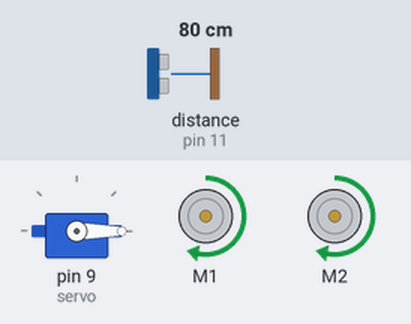
Bench run of a sketch on a simulated Arduino Uno, built with avr-gcc and run on an emulated ATmega328P. Shown: servo, 2 × DC motor (green arrow = forward, orange = backward, longer = faster). Wiring (inferred from the names in the program): ultrasonic range finder: trigger pin 10; echo pin 11. The inputs (shaded band) are chosen by the test bench; at power-on: distance to the obstacle (sensor on pin 11) 80 cm. The echo pulse lasts 58.3 µs per cm.

Above: at 1.8 s.
1.9 s: distance to the obstacle (sensor on pin 11) set to 64 cm
3.4 s: distance to the obstacle (sensor on pin 11) set to 57 cm
At 5.0 s:
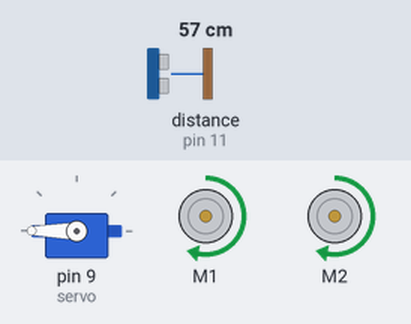
5.5 s: distance to the obstacle (sensor on pin 11) set to 34 cm
7.2 s: distance to the obstacle (sensor on pin 11) set to 27 cm
At 8.5 s:
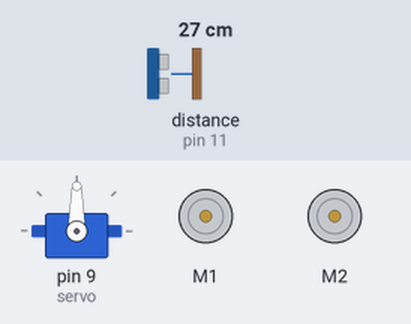
9.5 s: distance to the obstacle (sensor on pin 11) set to 35 cm
At 11.2 s:
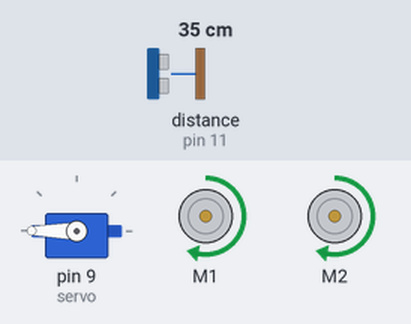
11.5 s: distance to the obstacle (sensor on pin 11) set to 2 cm
At 13.1 s:
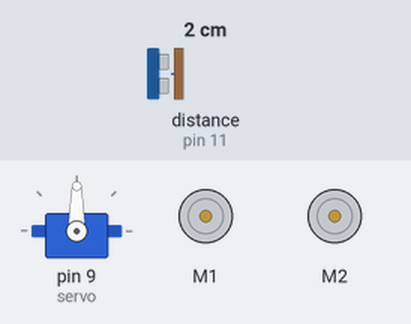
Timing chart, 0 to 14.5 s (numbered marks = the images above; inputs shaded):
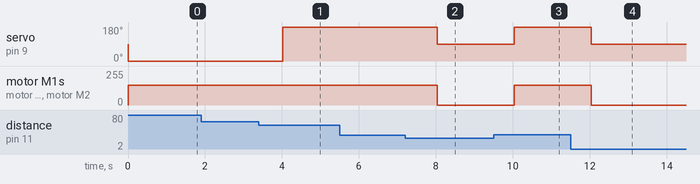

Measured:
- the behaviour switches between 62 and 61 cm on distance to the obstacle (sensor on pin 11) (found by bisection; images 0 and 1)
- the behaviour switches between 31 and 30 cm on distance to the obstacle (sensor on pin 11) (found by bisection; images 1 and 2)
- after the input at 1.9 s, every drawn part: stays the same
- after the input at 3.4 s, servo on pin 9 (servo): 0° → 180° after 0.62 s
- after the input at 5.5 s, every drawn part: stays the same
- after the input at 7.2 s, servo on pin 9 (servo): 180° → 90° after 0.84 s; motor M1, motor M2: forward 150/255 → stopped after 0.84 s
- after the input at 9.5 s, servo on pin 9 (servo): 90° → 180° after 0.54 s; motor M1, motor M2: stopped → forward 150/255 after 0.54 s
- after the input at 11.5 s, servo on pin 9 (servo): 180° → 90° after 0.54 s; motor M1, motor M2: forward 150/255 → stopped after 0.54 s

The sketch:

ghatgpt_code.ino
```cpp
#include <AFMotor.h>
#include <Adafruit_MotorShield.h>
#include <AFMotor.h> // Include the AFMotor library
#include <Servo.h>   // Include the Servo library

#define trigPin 10   // Define the trig pin of the ultrasonic sensor
#define echoPin 11   // Define the echo pin of the ultrasonic sensor

AF_DCMotor motor1(1); // Create an instance of the first motor on channel 1
AF_DCMotor motor2(2); // Create an instance of the second motor on channel 2
Servo servo;          // Create an instance of the servo motor

void setup() {
  pinMode(trigPin, OUTPUT); // Set the trig pin as output
  pinMode(echoPin, INPUT);  // Set the echo pin as input
  servo.attach(9);          // Attach the servo to pin 9
  Adafruit_MotorShield AFMS = Adafruit_MotorShield();   // Initialize the motor driver
}

void loop() {
  int distance = measureDistance();  // Measure the distance to the nearest obstacle
  if (distance < 30) {               // If there is an obstacle within 30 cm
    motor1.run(RELEASE);             // Stop the first motor
    motor2.run(RELEASE);             // Stop the second motor
    servo.write(90);                 // Set the servo to look forward
  } else {                           // If there is no obstacle
    motor1.setSpeed(150);            // Set the speed of the first motor to 150 (out of 255)
    motor1.run(FORWARD);             // Set the direction of the first motor to forward
    motor2.setSpeed(150);            // Set the speed of the second motor to 150 (out of 255)
    motor2.run(FORWARD);             // Set the direction of the second motor to forward
    if (distance > 60) {             // If the obstacle is far away
      servo.write(0);                // Turn the servo to the left
    } else {                         // If the obstacle is close
      servo.write(180);              // Turn the servo to the right
    }
  }
  delay(1000);  // Wait for 50ms
}

int measureDistance() {
  digitalWrite(trigPin, LOW);   // Set the trig pin to low for 2 us
  delayMicroseconds(2);
  digitalWrite(trigPin, HIGH);  // Set the trig pin to high for 10 us
  delayMicroseconds(10);
  digitalWrite(trigPin, LOW);   // Set the trig pin to low

  long duration = pulseIn(echoPin, HIGH);  // Measure the duration of the echo pulse
  int distance = duration * 0.034 / 2;     // Convert the duration to distance in cm
  return distance;                         // Return the distance
}
```
